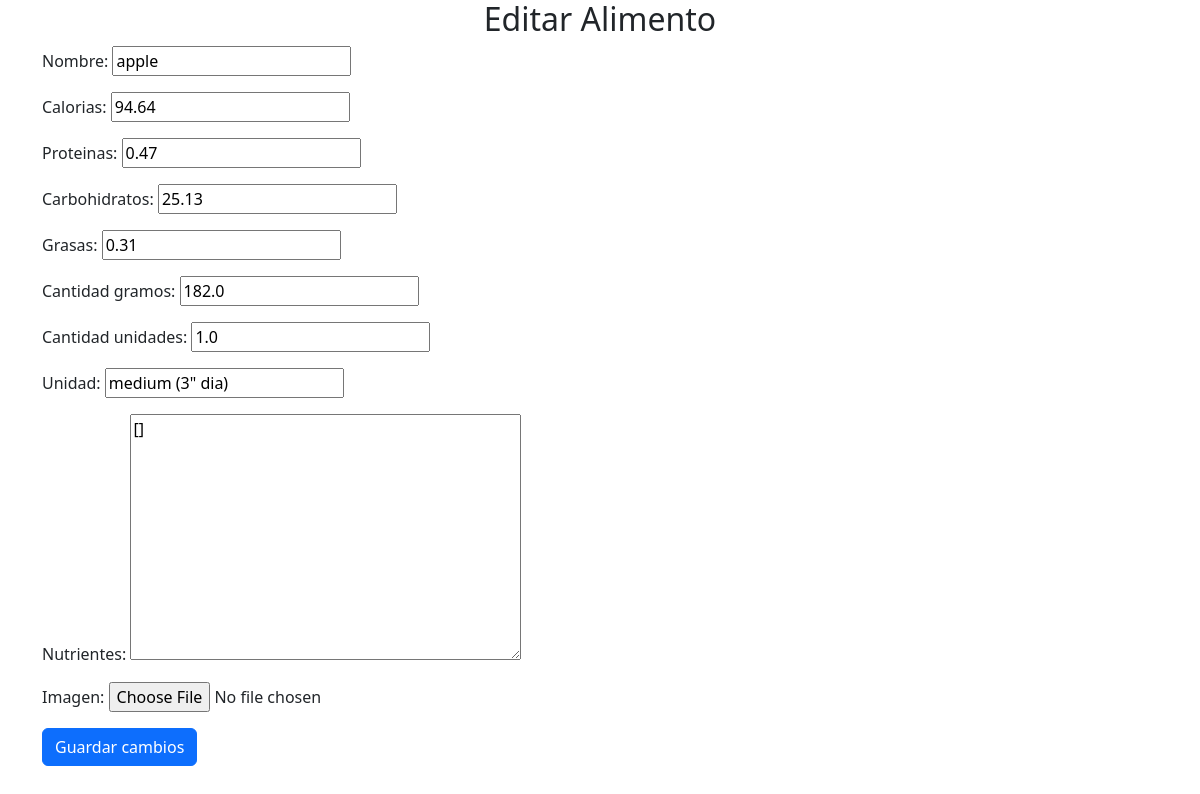
Page /editar_alimento/1/ on the committed database.
### gestor/models.py (models this page shows, shortened)
class Alimento(models.Model):
    nombre = models.CharField(max_length=100)
    calorias = models.FloatField(default=0)
    proteinas = models.FloatField(default=0)
    carbohidratos = models.FloatField(default=0)
    grasas = models.FloatField(default=0)
    cantidad_gramos = models.FloatField(default=0)
    cantidad_unidades = models.FloatField(default=0)
    unidad = models.CharField(max_length=20, default='Rebanadas/porciones/Tazas')
    imagen = models.ImageField(upload_to='alimentos/', null=True, blank=True)
    nutrientes = models.JSONField(default=dict, blank=True)

### gestor/views.py (the view)
# urls.py: path('editar_alimento/<int:pk>/', views.editar_alimento, name='editar_alimento'),
def editar_alimento(request, pk):
    alimento = get_object_or_404(Alimento, pk=pk)
    if request.method == 'POST':
        form = AlimentoForm(request.POST, instance=alimento)
        if form.is_valid():
            form.save()
            return redirect('lista_alimentos')
    else:
        form = AlimentoForm(instance=alimento)
    return render(request, 'gestor/editar_alimento.html', {'form': form})

### gestor/forms.py
class AlimentoForm(forms.ModelForm):
    class Meta:
        model = Alimento
        fields = ['nombre', 'calorias', 'proteinas', 'carbohidratos', 'grasas', 'cantidad_gramos', 'cantidad_unidades', 'unidad', 'nutrientes', 'imagen']

### templates/gestor/editar_alimento.html (shortened to what this page needs)
{% extends 'gestor/base.html' %}
{% block content %}
<h2 class="text-center">Editar Alimento</h2>
<form method="post">
    {{ form.as_p }}
    <button type="submit" class="btn btn-primary">Guardar cambios</button>
</form>
{% endblock %}

### rows in the picture
Alimento: nombre "apple", calorias "94.64", proteinas "0.47", carbohidratos "25.13", grasas "0.31", cantidad_gramos "182.0", cantidad_unidades "1.0", unidad "medium (3\" dia)", nutrientes "[]"
